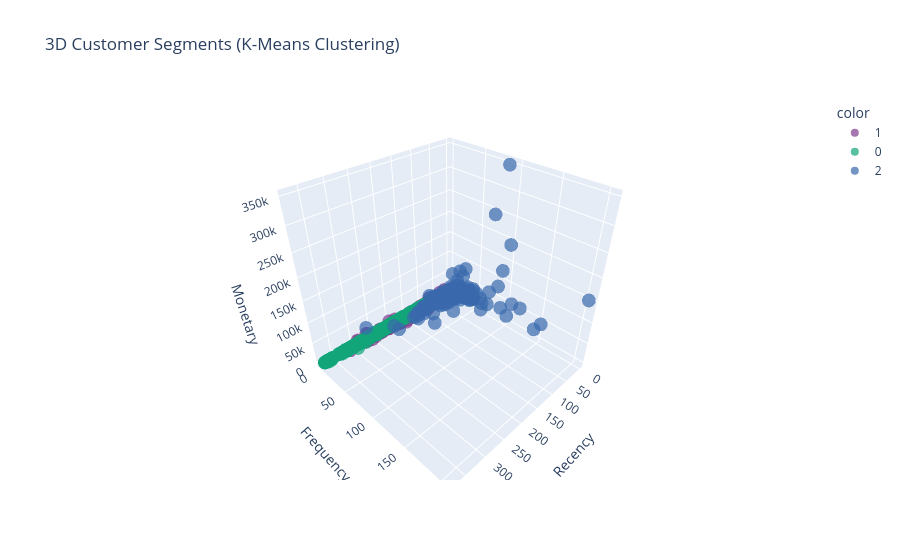

Notebook cell for this chart:
### Markdown cell above
##### Training the Model and Visualizing
Let's build the final model with 3 clusters.

### Code cell
# 1. Fit the model with K=3 (Change to 4 if the elbow suggests it)
kmeans = KMeans(n_clusters=3, init='k-means++', random_state=42, n_init=10)
kmeans.fit(rfm_scaled_df)

# 2. Assign the labels back to the original data
rfm['Cluster_Labels'] = kmeans.labels_

# 3. Analyze the averages of each cluster to name them
cluster_summary = rfm.groupby('Cluster_Labels').agg({
    'Recency': 'mean',
    'Frequency': 'mean',
    'Monetary': 'mean',
    'Cluster_Labels': 'count' # To see size of each cluster
}).rename(columns={'Cluster_Labels': 'Count'})

print(cluster_summary)

# 4. 3D Visualization of Clusters
import plotly.express as px

fig = px.scatter_3d(
    rfm, 
    x='Recency', 
    y='Frequency', 
    z='Monetary',
    color=rfm['Cluster_Labels'].astype(str), # Convert to string so it treats as category
    opacity=0.7,
    title='3D Customer Segments (K-Means Clustering)',
    color_discrete_sequence=px.colors.qualitative.Bold
)
fig.show()

### Figure 1 — Plotly figure (JSON) as saved in the notebook; plotly's stock layout.template omitted (floating-point values rounded to 4 significant figures; data arrays with more than 128 entries replaced by an {"elided": "..."} marker saying what was removed)
{"data": [{"hovertemplate": "color=1<br>Recency=%{x}<br>Frequency=%{y}<br>Monetary=%{z}<extra></extra>", "legendgroup": "1", "marker": {"color": "rgb(127, 60, 141)", "opacity": 0.7, "symbol": "circle"}, "mode": "markers", "name": "1", "scene": "scene", "showlegend": true, "type": "scatter3d", "x": {"elided": "1770 int values"}, "y": {"elided": "1770 int values"}, "z": {"elided": "1770 float values"}}, {"hovertemplate": "color=0<br>Recency=%{x}<br>Frequency=%{y}<br>Monetary=%{z}<extra></extra>", "legendgroup": "0", "marker": {"color": "rgb(17, 165, 121)", "opacity": 0.7, "symbol": "circle"}, "mode": "markers", "name": "0", "scene": "scene", "showlegend": true, "type": "scatter3d", "x": {"elided": "1720 int values"}, "y": {"elided": "1720 int values"}, "z": {"elided": "1720 float values"}}, {"hovertemplate": "color=2<br>Recency=%{x}<br>Frequency=%{y}<br>Monetary=%{z}<extra></extra>", "legendgroup": "2", "marker": {"color": "rgb(57, 105, 172)", "opacity": 0.7, "symbol": "circle"}, "mode": "markers", "name": "2", "scene": "scene", "showlegend": true, "type": "scatter3d", "x": {"elided": "824 int values"}, "y": {"elided": "824 int values"}, "z": {"elided": "824 float values"}}], "layout": {"legend": {"title": {"text": "color"}, "tracegroupgap": 0}, "scene": {"domain": {"x": [0, 1], "y": [0, 1]}, "xaxis": {"title": {"text": "Recency"}}, "yaxis": {"title": {"text": "Frequency"}}, "zaxis": {"title": {"text": "Monetary"}}}, "title": {"text": "3D Customer Segments (K-Means Clustering)"}}}
